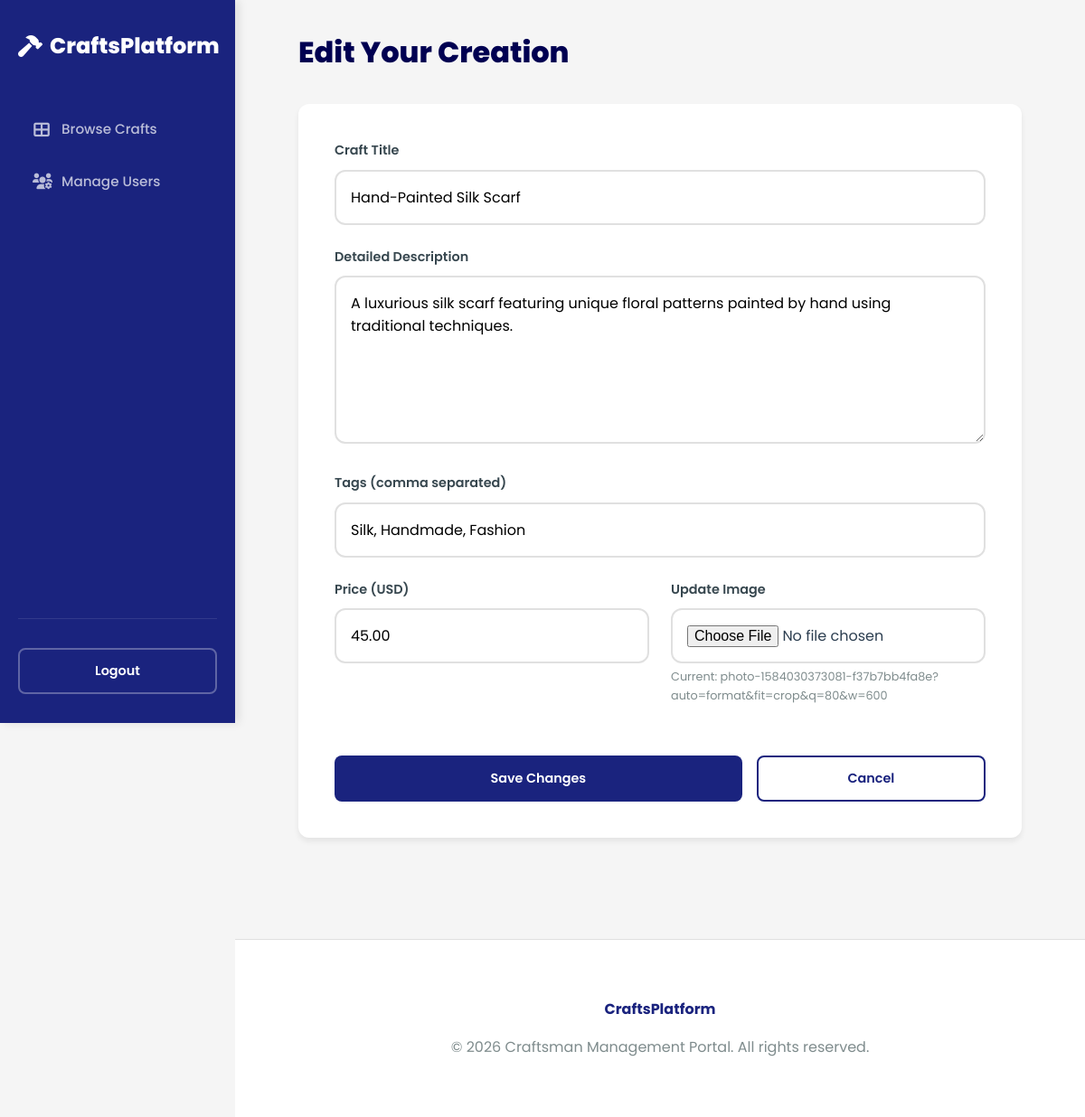
Page /edit_craft.php?id=1 (signed in) on the committed database.
### tables this page shows
CREATE TABLE IF NOT EXISTS crafts (
    id INT AUTO_INCREMENT PRIMARY KEY,
    user_id INT NOT NULL,
    title VARCHAR(255) NOT NULL,
    description TEXT NOT NULL,
    price DECIMAL(10, 2) NOT NULL,
    tags VARCHAR(255),
    image_url VARCHAR(255),
    created_at TIMESTAMP DEFAULT CURRENT_TIMESTAMP,
    FOREIGN KEY (user_id) REFERENCES users(id) ON DELETE CASCADE
);

### edit_craft.php (the view, shortened to what this page needs)
<?php
require_once 'includes/db.php';
$id = $_GET['id'] ?? null;
if ($_SESSION['role'] === 'admin') {
    $stmt = $pdo->prepare("SELECT * FROM crafts WHERE id = ?");
    $stmt->execute([$id]);
} else {
    $stmt = $pdo->prepare("SELECT * FROM crafts WHERE id = ? AND user_id = ?");
    $stmt->execute([$id, $_SESSION['user_id']]);
}
$craft = $stmt->fetch();
?>
<!DOCTYPE html>
<html lang="en">
<head>
    <link rel="stylesheet" href="css/style.css">
    <link rel="stylesheet" href="https://cdnjs.cloudflare.com/ajax/libs/font-awesome/6.0.0/css/all.min.css">
</head>
<body style="background: var(--bg-color);">
    <div class="main-wrapper">
        <aside class="sidebar">
            <a href="index.php" class="logo">
                <i class="fas fa-hammer"></i>
                <span>CraftsPlatform</span>
            </a>
            <ul class="sidebar-nav">
                <?php if ($_SESSION['role'] == 'admin'): ?>
                    <li><a href="index.php"><i class="fas fa-th-large"></i> <span>Browse Crafts</span></a></li>
                    <li><a href="admin_dashboard.php"><i class="fas fa-users-cog"></i> <span>Manage Users</span></a></li>
                <?php endif; ?>
            </ul>
            <div class="sidebar-footer">
                <a href="logout.php" class="btn btn-outline" style="width: 100%; border-color: rgba(255,255,255,0.3); color: #fff;">Logout</a>
            </div>
        </aside>
        <main class="content-area">
            <div class="container" style="max-width: 800px;">
                <h2 class="section-title">Edit Your Creation</h2>
                <div class="table-container" style="padding: 2.5rem;">
                    <form action="edit_craft.php?id=<?php echo $id; ?>" method="POST" enctype="multipart/form-data" id="craftForm">
                        <div class="form-group">
                            <label for="title">Craft Title</label>
                            <input type="text" name="title" id="title" value="<?php echo htmlspecialchars($craft['title']); ?>" required>
                        </div>
                        <div class="form-group">
                            <label for="description">Detailed Description</label>
                            <textarea name="description" id="description" rows="6" required><?php echo htmlspecialchars($craft['description']); ?></textarea>
                        </div>
                        <div class="form-group">
                            <label for="tags">Tags (comma separated)</label>
                            <input type="text" name="tags" id="tags" value="<?php echo htmlspecialchars($craft['tags'] ?? ''); ?>" placeholder="e.g. Pottery, Handmade, Clay">
                        </div>
                        <div style="display: grid; grid-template-columns: 1fr 1fr; gap: 1.5rem;">
                            <div class="form-group">
                                <label for="price">Price (USD)</label>
                                <input type="number" step="0.01" name="price" id="price" value="<?php echo htmlspecialchars($craft['price']); ?>" required>
                            </div>
                            <div class="form-group">
                                <label for="image">Update Image</label>
                                <input type="file" name="image" id="image">
                                <?php if ($craft['image_url']): ?>
                                    <p style="margin-top: 5px; font-size: 0.8rem; color: var(--text-muted);">Current: <?php echo basename($craft['image_url']); ?></p>
                                <?php endif; ?>
                            </div>
                        </div>
                        <div style="margin-top: 2rem; display: flex; gap: 1rem;">
                            <button type="submit" class="btn" style="flex: 2;">Save Changes</button>
                            <a href="craftsman_dashboard.php" class="btn btn-outline" style="flex: 1;">Cancel</a>
                        </div>
                    </form>
                </div>
            </div>
        </main>
    </div>
    <footer style="margin-left: var(--sidebar-width);">
        <div class="container">
            <p style="font-weight: 700; color: var(--primary-color); margin-bottom: 1rem;">CraftsPlatform</p>
            <p>&copy; <?php echo date("Y"); ?> Craftsman Management Portal. All rights reserved.</p>
        </div>
    </footer>
</body>
</html>

### css/style.css (style rules this page uses)
:root { --primary-color: #1a237e; --primary-light: #534bae; --primary-dark: #000051; --accent-color: #ffd700; --secondary-color: #37474f; --bg-color: #f5f5f5; --card-bg: #ffffff; --text-color: #2c3e50; --text-muted: #7f8c8d; --error-color: #c62828; --success-color: #2e7d32; --border-color: #e0e0e0; --header-height: 70px; --sidebar-width: 260px; --shadow-sm: 0 2px 4px rgba(0,0,0,0.05); --shadow-md: 0 4px 6px rgba(0,0,0,0.07); --shadow-lg: 0 10px 15px rgba(0,0,0,0.1); --radius: 12px; }
* { margin: 0; padding: 0; box-sizing: border-box; }
body { background-color: var(--bg-color); color: var(--text-color); font-family: 'Poppins', sans-serif; line-height: 1.6; -webkit-font-smoothing: antialiased; }
.main-wrapper { display: flex; min-height: 100vh; }
.content-area { flex: 1; padding: 2rem; transition: all 0.3s; min-width: 0; }
.container { max-width: 1200px; margin: 0 auto; }
.sidebar { width: var(--sidebar-width); background: var(--primary-color); color: #ffffff; padding: 2rem 1.25rem; display: flex; flex-direction: column; position: sticky; top: 0; height: 100vh; overflow-y: auto; z-index: 1000; box-shadow: 4px 0 10px rgba(0,0,0,0.1); flex-shrink: 0; }
.sidebar .logo { font-size: 1.5rem; font-weight: 800; color: #ffffff; margin-bottom: 3rem; text-decoration: none; display: flex; align-items: center; gap: 0.5rem; }
.sidebar-nav { list-style: none; flex-grow: 1; }
.sidebar-nav li { margin-bottom: 0.5rem; }
.sidebar-nav a { color: rgba(255,255,255,0.7); text-decoration: none; padding: 0.8rem 1rem; border-radius: 8px; display: flex; align-items: center; font-weight: 500; transition: all 0.2s; font-size: 0.95rem; }
.sidebar-nav a i { width: 20px; margin-right: 12px; text-align: center; font-size: 1.1rem; }
.sidebar-footer { margin-top: auto; padding-top: 2rem; border-top: 1px solid rgba(255,255,255,0.1); }
.btn { display: inline-flex; align-items: center; justify-content: center; background: var(--primary-color); color: #ffffff; padding: 0.75rem 1.5rem; border: none; border-radius: 8px; cursor: pointer; font-weight: 600; text-decoration: none; transition: all 0.3s cubic-bezier(0.4, 0, 0.2, 1); font-size: 0.9rem; font-family: inherit; }
.btn-outline { background: transparent; border: 2px solid var(--primary-color); color: var(--primary-color); }
.section-title { font-size: 2rem; font-weight: 800; margin-bottom: 2rem; color: var(--primary-dark); }
.table-container { background: #ffffff; border-radius: var(--radius); box-shadow: var(--shadow-md); overflow: hidden; margin-top: 2rem; }
.form-group { margin-bottom: 1.5rem; }
.form-group label { display: block; font-weight: 600; font-size: 0.9rem; margin-bottom: 0.6rem; color: var(--secondary-color); }
.form-group input, .form-group select, .form-group textarea { width: 100%; padding: 1rem; border: 2px solid var(--border-color); border-radius: 12px; font-size: 1rem; font-family: inherit; transition: all 0.3s; }
footer { background: #ffffff; padding: 4rem 0; border-top: 1px solid var(--border-color); text-align: center; margin-top: 5rem; color: var(--text-muted); }

### rows in the picture
crafts: title "Hand-Painted Silk Scarf", description "A luxurious silk scarf featuring unique floral patterns painted by hand using traditional techniques.", tags "Silk, Handmade, Fashion", price "45.00", image_url "photo-1584030373081-f37b7bb4fa8e?auto=format&fit=crop&q=80&w=600"
